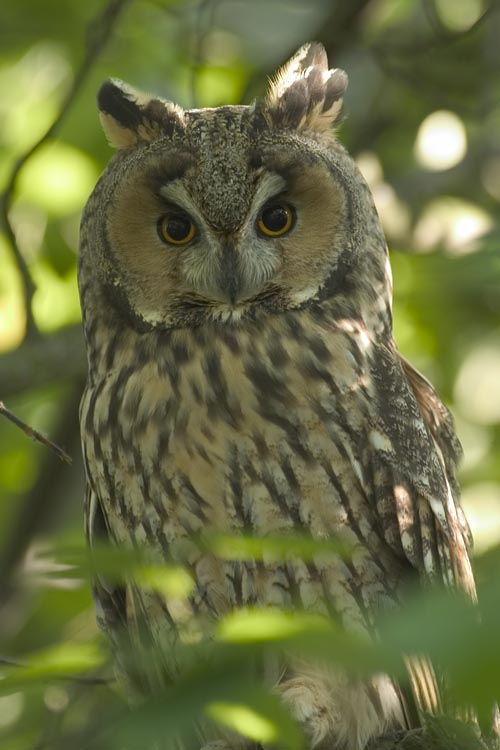
#> input picture bilder/eule.jpg, 500 x 750 px
$ python livewire.py
#> lines starting #> are read from the running program, lines starting #| are printed output that depends on the picture
### utils.py
# utils.py

import numpy as np
import matplotlib.pyplot as plt
from PIL import Image
from IPython.display import display, Markdown
import random

def fade(t):
    """Fadekurve nach Ken Perlin"""
    return t**3 * (t * (t * 6 - 15) + 10)

def lerp(a, b, t):
    """Lineare Interpolation zwischen a und b"""
    return a + t * (b - a)

# [43 lines left out: functions gradient, perlin_noise, find_idx, not called in this run]

def dijkstra(karte, start, ziel, heuristik=None):
    return a_stern(karte, start, ziel, heuristik=None)

# [80 lines left out: functions a_stern, a_stern_img, not called in this run]

def draw_path(path, c="black"):
    for p1, p2 in zip(path[1:], path[:-1]):
        plt.plot([p1[1], p2[1]], [p1[0], p2[0]], c=c)

def kantenbild(img):
    #print(img.shape)
    padded = np.zeros((img.shape[0]+2, img.shape[1]+2, 3))
    padded[1:-1, 1:-1] = img.copy()
    dx = 1/3*(padded[:,2:]+padded[:,1:-1]+padded[:,:-2])
    dx = dx[2:]-dx[:-2]
    dy = 1/3*(padded[2:]+padded[1:-1]+padded[:-2])
    dy = dy[:,2:]-dy[:,:-2]
    #print(dx.shape, dy.shape)
    out = np.sqrt(dx**2+dy**2)
    out = 1-(out/(out.max()+1e-8))
    out[0] = 1
    out[-1] = 1
    out[:,0] = 1
    out[:,-1] = 1
    out[out<0.5] = 0
    out = np.min(out, axis=-1)
    return out

def load_img(path):
#> called with path = 'bilder/eule.jpg'
    img = np.array(Image.open(path).convert("RGB")).astype(np.float32)
    img -= np.min(img)
    img /= np.max(img)

    return img

class Knoten():
    # [20 lines left out: functions __init__, copy, set_nachbarn, not called in this run]

    def __repr__(self):
        return f"Knoten {self.name} hat Position {self.pos} und Verbindungen {self.nachbarn}."

    # [7 lines left out: function display, not called in this run]

class Knotenliste():
    def __init__(self):
        self.liste = []

    def append(self, item):
        self.liste.append(item)

    def __getitem__(self, idx):
        return self.liste[idx]

    # [44 lines left out: functions get_knoten, display_knoten, verbinde, _verbinde, draw, not called in this run]

class Pfad(Knotenliste):
    # [4 lines left out: function __init__, not called in this run]

    def _verbinde(self, k1, k2, kosten):
        ziel = self.get_knoten(k2)
        ziel.nachbarn = [(k1, kosten)]

    # [39 lines left out: functions menschenwalk, randomwalk, prune, not called in this run]

    def __repr__(self):
        return f"Der Pfad {self.pfad} hatte die Kosten {sum(self.kostenliste)}."

# [33 lines left out: function dijkstra_graph, not called in this run]

### livewire.py
import matplotlib.pyplot as plt
from utils import load_img, kantenbild, a_stern_img, draw_path
import numpy as np

every = 4
img = load_img("bilder/eule.jpg")[::every,::every]
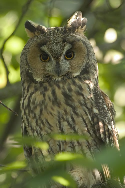
#> img: shape (188, 125, 3) float32; mean of channels 0, 1, 2 0.413, 0.43, 0.26; drawn as R, G, B
kanten = kantenbild(img)
#> in kantenbild, `padded[1:-1, 1:-1] = img.copy()`:
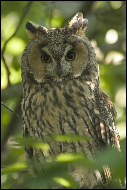
#> padded: shape (190, 127, 3) float64; mean of channels 0, 1, 2 0.402, 0.419, 0.253; drawn as R, G, B
#> in kantenbild, `dx = 1/3*(padded[:,2:]+padded[:,1:-1]+padded[:,:-2])`:
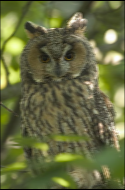
#> dx: shape (190, 125, 3) float64; mean of channels 0, 1, 2 0.406, 0.423, 0.256; drawn as R, G, B
#> in kantenbild, `dx = dx[2:]-dx[:-2]`:
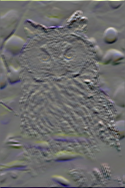
#> dx: shape (188, 125, 3) float64; mean of channels 0, 1, 2 -0.000454, -0.000494, -0.000233; drawn with min black and max white
#> in kantenbild, `dy = dy[:,2:]-dy[:,:-2]`:
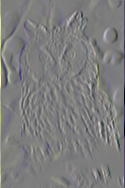
#> dy: shape (188, 125, 3) float64; mean of channels 0, 1, 2 3.09e-05, 2.3e-05, 0.000549; drawn with min black and max white
#> in kantenbild, `out = np.sqrt(dx**2+dy**2)`:
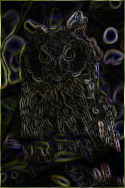
#> out: shape (188, 125, 3) float64; mean of channels 0, 1, 2 0.106, 0.106, 0.0893; drawn as R, G, B
#> in kantenbild, `out = np.min(out, axis=-1)`:
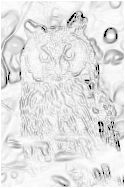
#> out: shape (188, 125) float64; min 0, max 1, mean 0.891
plt.figure()
#> (this line was passed over: IPython is not available in this run)
plt.imshow(img)
#> (this line was passed over: IPython is not available in this run)
#> (the run stopped early here; a loop or call above may not have finished)

$ run again, with bilder/holstentor.jpg copied over bilder/eule.jpg
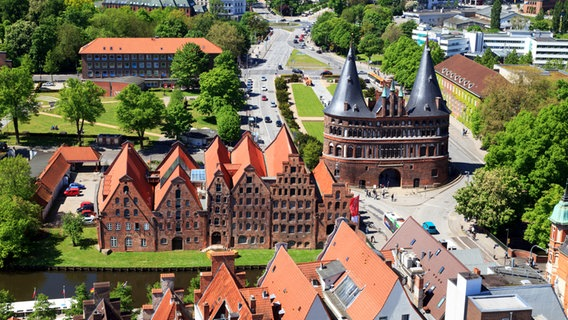
#> input picture bilder/holstentor.jpg, 568 x 320 px
#> in kantenbild, `out[:,0] = 1`:
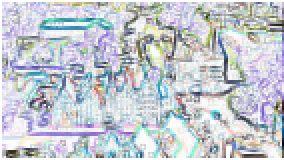
#> out: shape (80, 142, 3) float64 (shown 2 times larger); mean of channels 0, 1, 2 0.767, 0.789, 0.815; drawn as R, G, B
#> in kantenbild, `out = np.min(out, axis=-1)`:
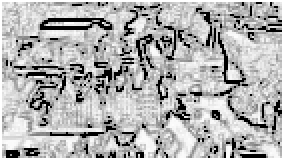
#> out: shape (80, 142) float64 (shown 2 times larger); min 0, max 1, mean 0.695

$ run again, with bilder/pantoffeltierchen.jpg copied over bilder/eule.jpg
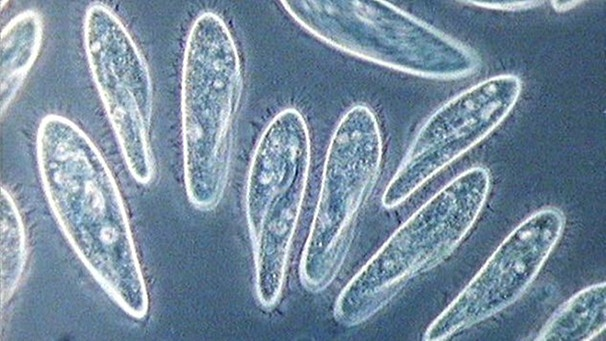
#> input picture bilder/pantoffeltierchen.jpg, 606 x 341 px
#> in kantenbild, `dy = dy[:,2:]-dy[:,:-2]`:
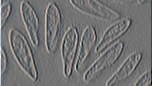
#> dy: shape (86, 152, 3) float64; mean of channels 0, 1, 2 -0.00214, -0.00173, -0.00135; drawn with min black and max white
#> in kantenbild, `out = np.min(out, axis=-1)`:
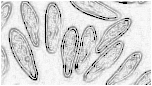
#> out: shape (86, 152) float64; min 0, max 1, mean 0.841
